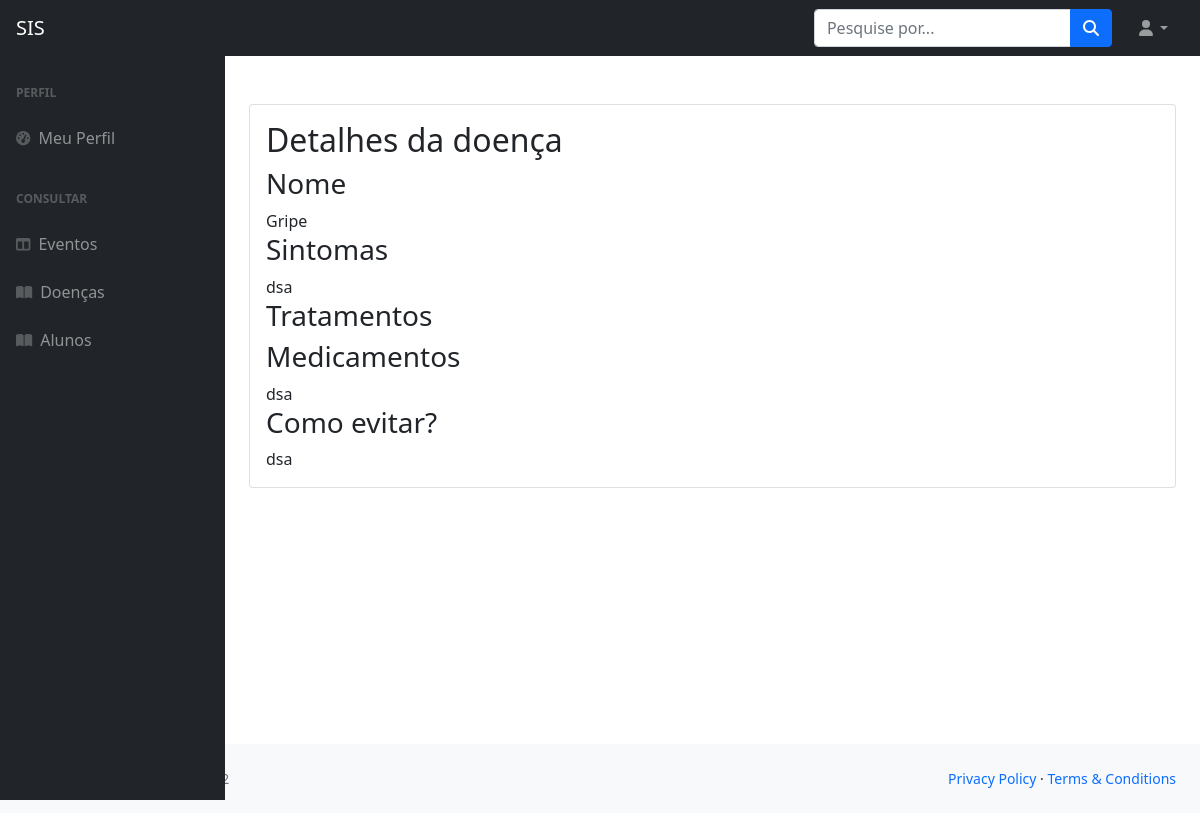
Page /doencas/1 (signed in) on the committed database.
### doencas/models.py (models this page shows)
class Doenca(models.Model):
    enfermeiro = models.ForeignKey(Enfermeiro, on_delete=models.SET_NULL, null=True)
    nome = models.CharField(max_length=200)
    medicamentos = models.TextField()
    tratamento = models.TextField()
    sintomas = models.TextField()
    evitar = models.TextField()

### doencas/views.py (the view)
# urls.py: path('<int:doenca_id>', views.detail, name='detail'),
@login_required
def detail(request, doenca_id):
    doenca = Doenca.objects.get(pk=doenca_id)
    context = {
        'doenca': doenca
    }
    return render(request, 'doencas/detail.html', context)

### templates/doencas/detail.html (shortened to what this page needs)
{% extends '_base.html' %}
{% block content %}
<div class="row">
    <div class="col-12">
        <div class="card">
            <div class="card-body">
                <h2 class="card-title">Detalhes da doença</h2>
                <h3> Nome </h3>
                {{ doenca.nome }}
                <h3>Sintomas</h3>
                {{doenca.sintomas}}
                <h3>Tratamentos</h3>
                <h3>Medicamentos</h3>
                {{doenca.medicamentos}}
                <h3>Como evitar?</h3>
                {{doenca.evitar}}
            </div>
        </div>
    </div>
</div>
{% endblock %}

### rows in the picture
Doenca: nome "Gripe", sintomas "dsa", medicamentos "dsa", evitar "dsa"
